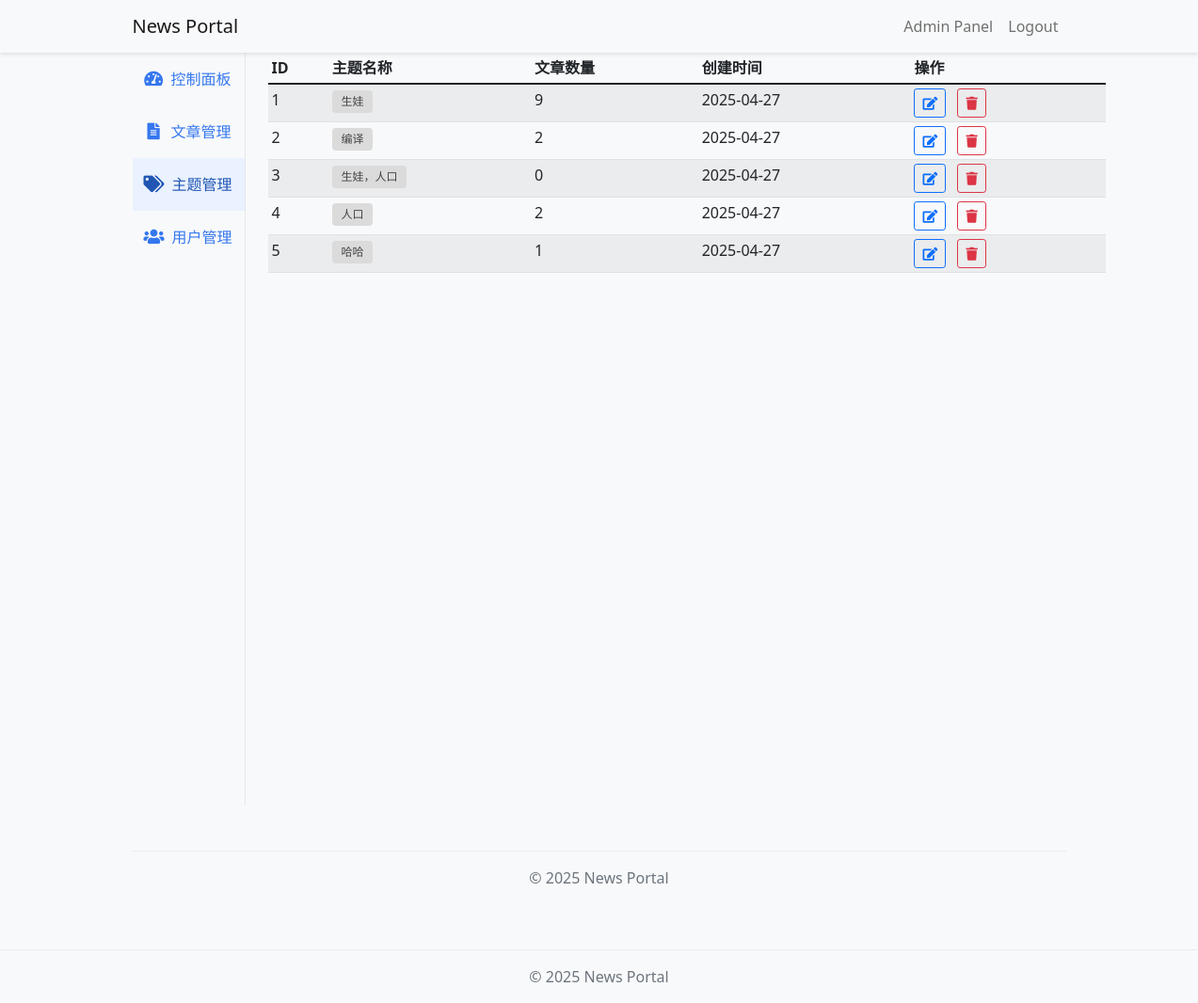
Before: /admin/tags (signed in) with the older database file.
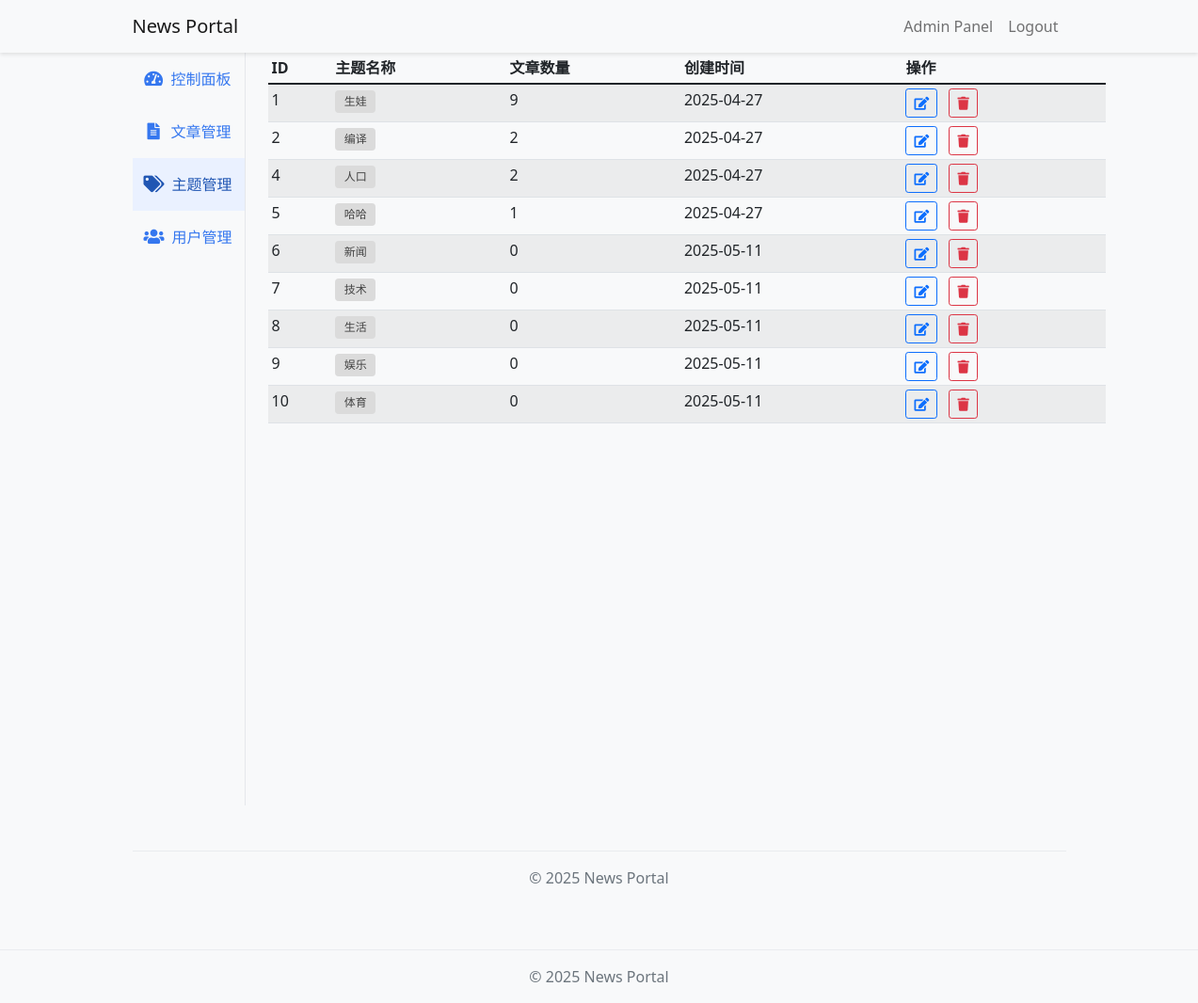
After: the same page with the newer database file.
### app/models.py (models this page shows, shortened)
class Tag(db.Model):
    id = db.Column(db.Integer, primary_key=True)
    name = db.Column(db.String(50), unique=True, nullable=False)
    created_at = db.Column(db.DateTime, default=datetime.utcnow)

### app/admin/routes.py (the view)
@bp.route("/tags")
@login_required
@admin_required
def tags():
    tags = Tag.query.all()
    return render_template("admin/tags.html", tags=tags)

### app/admin/routes.py (called while the page is built)
def admin_required(f):
    @wraps(f)
    def decorated_function(*args, **kwargs):
        if not current_user.is_admin:
            flash("需要管理员权限")
            return redirect(url_for("main.index"))
        return f(*args, **kwargs)
    return decorated_function

### app/models.py (called while the page is built)
@login.user_loader
def load_user(id):
    return User.query.get(int(id))

### app/templates/admin/tags.html (shortened to what this page needs)
{% extends "admin/base.html" %} {% block admin_title %}主题管理{% endblock %}  {% block admin_content %}
<div class="table-responsive">
  <table class="table table-striped table-sm">
    <thead>
      <tr>
        <th>ID</th>
        <th>主题名称</th>
        <th>文章数量</th>
        <th>创建时间</th>
        <th>操作</th>
      </tr>
    </thead>
    <tbody>
      {% for tag in tags %}
      <tr>
        <td>{{ tag.id }}</td>
        <td>
          <a
            href="{{ url_for('main.tag', id=tag.id) }}"
            class="badge bg-secondary text-decoration-none"
            >{{ tag.name }}</a
          >
        </td>
        <td>{{ tag.articles|length }}</td>
        <td>{{ tag.created_at.strftime('%Y-%m-%d') }}</td>
        <td>
          <a
            href="{{ url_for('admin.edit_tag', id=tag.id) }}"
            class="btn btn-sm btn-outline-primary me-2"
            title="编辑"
          >
            <i class="fas fa-edit"></i>
          </a>
          <form
            action="{{ url_for('admin.delete_tag', id=tag.id) }}"
            method="post"
            class="d-inline"
          >
            <button
              type="submit"
              class="btn btn-sm btn-outline-danger"
              onclick="return confirm('确定要删除这个主题吗？')"
              title="删除"
            >
              <i class="fas fa-trash"></i>
            </button>
          </form>
        </td>
      </tr>
      {% endfor %}
    </tbody>
  </table>
</div>
{% endblock %}

### app/templates/admin/base.html (shortened to what this page needs)
{% extends "base.html" %} {% block content %}
<body class="admin">
<div class="container-fluid">
  <div class="row">
      <nav class="col-1 bg-light sidebar">
      <div class="sidebar-sticky">
        <ul class="nav flex-column">
          <li class="nav-item">
            <a
              class="nav-link {% if request.endpoint == 'admin.index' %}active{% endif %}"
              href="{{ url_for('admin.index') }}"
            >
              <i class="fas fa-tachometer-alt"></i> 控制面板
            </a>
          </li>
          <li class="nav-item">
            <a
              class="nav-link {% if request.endpoint == 'admin.articles' %}active{% endif %}"
              href="{{ url_for('admin.articles') }}"
            >
              <i class="fas fa-file-alt"></i> 文章管理
            </a>
          </li>
          <li class="nav-item">
            <a
              class="nav-link {% if request.endpoint == 'admin.tags' %}active{% endif %}"
              href="{{ url_for('admin.tags') }}"
            >
              <i class="fas fa-tags"></i> 主题管理
            </a>
          </li>
          <li class="nav-item">
            <a
              class="nav-link {% if request.endpoint == 'admin.users' %}active{% endif %}"
              href="{{ url_for('admin.users') }}"
            >
              <i class="fas fa-users"></i> 用户管理
            </a>
          </li>
        </ul>
      </div>
    </nav>
      <main class="col-11 px-4">
       {% block admin_content %}{%
      endblock %}
    </main>
  </div>
</div>
  <footer class="footer mt-5 py-3 bg-light">
    <div class="container text-center">
      <span class="text-muted">© 2025 News Portal</span>
    </div>
  </footer>
</body>
{% endblock %}

### app/templates/base.html (shortened to what this page needs)
<!DOCTYPE html>
<html lang="zh-CN">
  <head>
    <link
      href="https://cdn.jsdelivr.net/npm/bootstrap@5.1.3/dist/css/bootstrap.min.css"
      rel="stylesheet"
    />
    <link
      rel="stylesheet"
      href="https://cdnjs.cloudflare.com/ajax/libs/font-awesome/5.15.4/css/all.min.css"
    />
    <link
      rel="stylesheet"
      href="{{ url_for('static', filename='css/style.css') }}"
    />
  </head>
  <body>
    <nav class="navbar navbar-expand-lg navbar-light bg-light">
      <div class="container">
        <a class="navbar-brand" href="{{ url_for('main.index') }}"
          >News Portal</a
        >
        <div class="collapse navbar-collapse" id="navbarNav">
          <ul class="navbar-nav">
            {% if current_user.is_authenticated %}
            <li class="nav-item">
              <a class="nav-link" href="{{ url_for('admin.index') }}"
                >Admin Panel</a
              >
            </li>
            <li class="nav-item">
              <a class="nav-link" href="{{ url_for('auth.logout') }}">Logout</a>
            </li>
            {% endif %}
          </ul>
        </div>
      </div>
    </nav>
    <div class="container">
       {% block content %}{% endblock %}
    </div>
    <footer class="footer mt-5 py-3 bg-light">
      <div class="container text-center">
        <span class="text-muted">© 2025 News Portal</span>
      </div>
    </footer>
  </body>
</html>

### app/static/css/style.css (style rules this page uses)
body { background-color: #f8f9fa; }
.navbar { min-height: 56px; height: 56px; padding-top: 0; padding-bottom: 0; box-sizing: border-box; display: flex; align-items: center; box-shadow: 0 2px 4px rgba(0, 0, 0, 0.1); }
.navbar .container, .navbar .container-fluid { display: flex; align-items: center; min-height: 56px; height: 56px; }
.badge { font-weight: normal; padding: 0.5em 0.8em; }
.footer { margin-top: 2rem; padding: 1rem 0; background-color: #f8f9fa; border-top: 1px solid #e9ecef; }
.container { margin: 0 auto; padding: 0rem 1rem; min-width: 350px; max-width: 1024px; }
.sidebar .nav-link { display: flex; align-items: center; font-size: 1rem; color: #3577ef; white-space: nowrap; padding: 8px 12px; transition: background 0.2s; }
.sidebar .nav-link i { font-size: 1.1em; margin-right: 8px; min-width: 1.2em; text-align: center; }
.sidebar .nav-link.active, .sidebar .nav-link:hover { background: #eaf1ff; color: #2056b3; text-decoration: none; }
.admin-container, .admin .container, .admin .container-fluid { margin-top: 0rem; max-width: 1024px !important; }
.sidebar { margin-right: 0; border-right: 1px solid #e5e7eb; min-width: 80px; max-width: 120px; width: 100%; height: 100vh; background: #f8f9fa; padding-left: 0; padding-right: 0; }
.container-fluid > .row { flex-wrap: nowrap; }
.admin .container-fluid, .admin-container { min-width: 1024px; }
.navbar-brand, .nav-link { display: flex; align-items: center; height: 56px; }
a.badge.bg-secondary.text-decoration-none { background-color: #dbdbdb !important; color: #434343 !important; border: none !important; }

Changed rows visible on the page:
removed Tag: id "3", name "生娃，人口", articles|length "0", created_at "2025-04-27"
added Tag: id "6", name "新闻", articles|length "0", created_at "2025-05-11"
added Tag: id "7", name "技术", articles|length "0", created_at "2025-05-11"
added Tag: id "8", name "生活", articles|length "0", created_at "2025-05-11"
added Tag: id "9", name "娱乐", articles|length "0", created_at "2025-05-11"
added Tag: id "10", name "体育", articles|length "0", created_at "2025-05-11"
